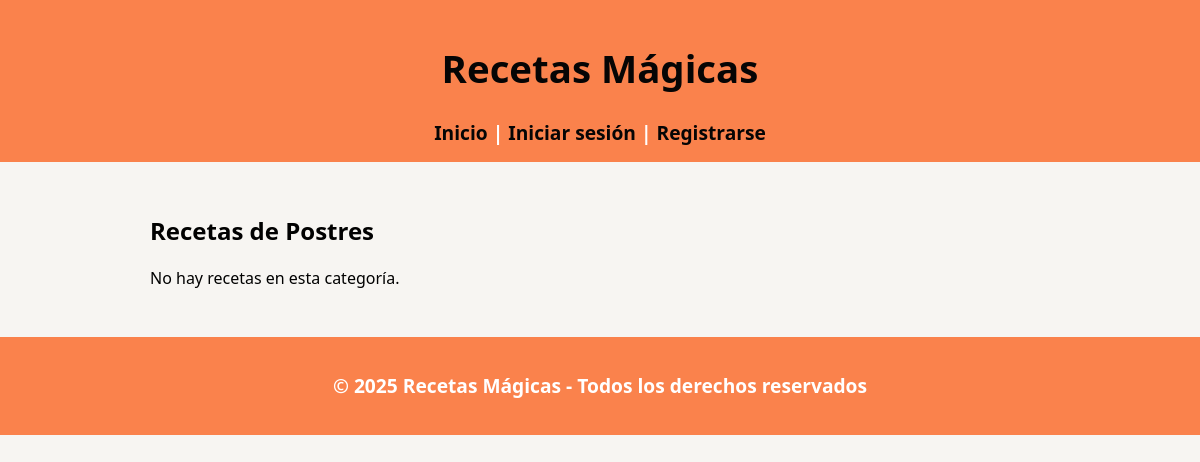
/category/3, run on an earlier commit of the app's database.
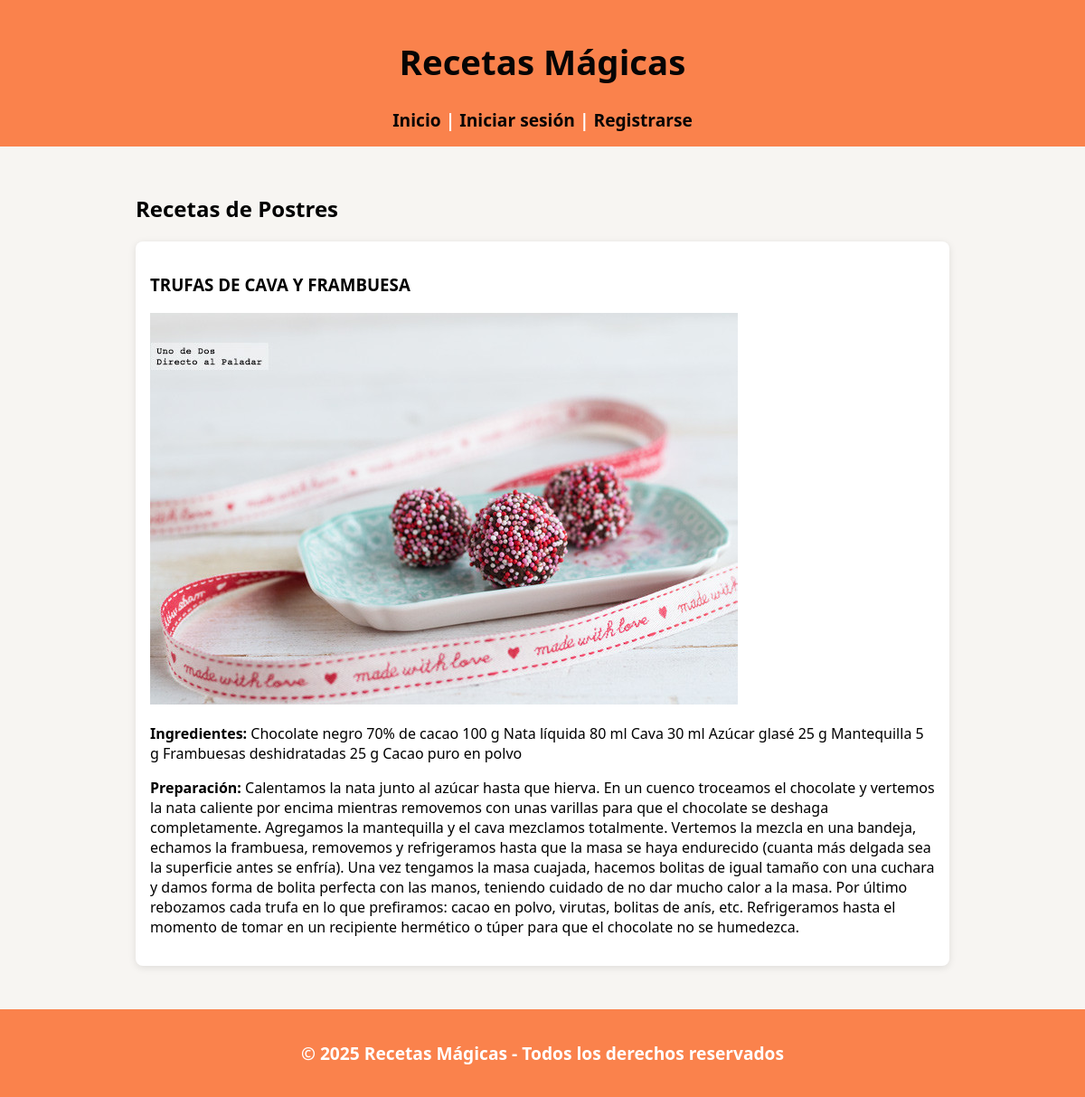
And on a later commit of the database.
### app/models.py (models this page shows)
class Category(db.Model):
    id = db.Column(db.Integer, primary_key=True)
    name = db.Column(db.String(50), unique=True, nullable=False)
    recipes = db.relationship('Recipe', backref='category', lazy=True)

class Recipe(db.Model):
    id = db.Column(db.Integer, primary_key=True)
    title = db.Column(db.String(100), nullable=False)
    ingredients = db.Column(db.Text, nullable=False)
    preparation = db.Column(db.Text, nullable=False)
    category_id = db.Column(db.Integer, db.ForeignKey('category.id'), nullable=False)
    image = db.Column(db.String(120))
    user_id = db.Column(db.Integer, db.ForeignKey('user.id'), nullable=False)  # NUEVO

### app/routes.py (the view)
@bp.route('/category/<int:cat_id>')
def category(cat_id):
    cat = Category.query.get_or_404(cat_id)
    return render_template('category.html', category=cat)

### app/templates/category.html (shortened to what this page needs)
{% extends 'base.html' %}
{% block content %}
  <h2>Recetas de {{ category.name }}</h2>
  {% for receta in category.recipes %}
    <div class="card">
      <h3>{{ receta.title }}</h3>
      {% if receta.image %}
        <img src="{{ url_for('static', filename='uploads/' ~ receta.image) }}" alt="Imagen de receta" class="recipe-image" />
      {% endif %}
      <p><strong>Ingredientes:</strong> {{ receta.ingredients }}</p>
      <p><strong>Preparación:</strong> {{ receta.preparation }}</p>
    </div>
  {% else %}
    <p>No hay recetas en esta categoría.</p>
  {% endfor %}
{% endblock %}

### app/templates/base.html (shortened to what this page needs)
<!DOCTYPE html>
<html lang="es">
<head>
  <link rel="stylesheet" href="{{ url_for('static', filename='css/style.css') }}" />
</head>
<body>
  <header>
    <h1><a href="{{ url_for('main.index') }}">Recetas Mágicas</a></h1>
    <nav>
      <a href="{{ url_for('main.index') }}">Inicio</a>
      {% if current_user.is_authenticated %}
        | <a href="{{ url_for('main.add_recipe') }}">Añadir Receta</a>
        | <a href="{{ url_for('auth.logout') }}">Cerrar sesión</a>
      {% else %}
        | <a href="{{ url_for('auth.login') }}">Iniciar sesión</a>
        | <a href="{{ url_for('auth.register') }}">Registrarse</a>
      {% endif %}
    </nav>
  </header>
  <div class="container">
    {% block content %}{% endblock %}
  </div>
  <footer>
    <p>&copy; 2025 Recetas Mágicas - Todos los derechos reservados</p>
  </footer>
</body>
</html>

### app/static/css/style.css (style rules this page uses)
body { font-family: 'Segoe UI', sans-serif; background-color: #f7f5f2; color: #010101; margin: 0; padding: 0; }
header, footer { background-color: #fa824c; color: white; padding: 1rem; text-align: center; font-size: 1.2rem; font-weight: bold; }
.container { max-width: 900px; margin: auto; padding: 2rem; }
a { color: #060505; text-decoration: none; }
.card { background: white; border-radius: 8px; padding: 1rem; margin-bottom: 1rem; box-shadow: 0 2px 8px rgba(0,0,0,0.1); }

What changed in the data, as far as the page shows it:
added Recipe: title "TRUFAS DE CAVA Y FRAMBUESA", image (picture), ingredients "Chocolate negro 70% de cacao 100 g Nata líquida 80 ml Cava 30 ml Azúcar glasé 25 g Mantequilla 5 g Frambuesas deshidratadas 25 g Cacao puro en polvo", preparation "Calentamos la nata junto al azúcar hasta que hierva. En un cuenco troceamos el chocolate y vertemos la nata caliente por encima mientras removemos con unas varillas para que el chocolate se deshaga completamente. Agregamos la mantequilla y el cava mezclamos totalmente. Vertemos la mezcla en una bandeja, echamos la frambuesa, removemos y refrigeramos hasta que la masa se haya endurecido (cuanta más delgada sea la superficie antes se enfría). Una vez tengamos la masa cuajada, hacemos bolitas de igual tamaño con una cuchara y damos forma de bolita perfecta con las manos, teniendo cuidado de no dar mucho calor a la masa. Por último rebozamos cada trufa en lo que prefiramos: cacao en polvo,…"
Also different on the page:
text no longer shown: "No hay recetas en esta categoría."
